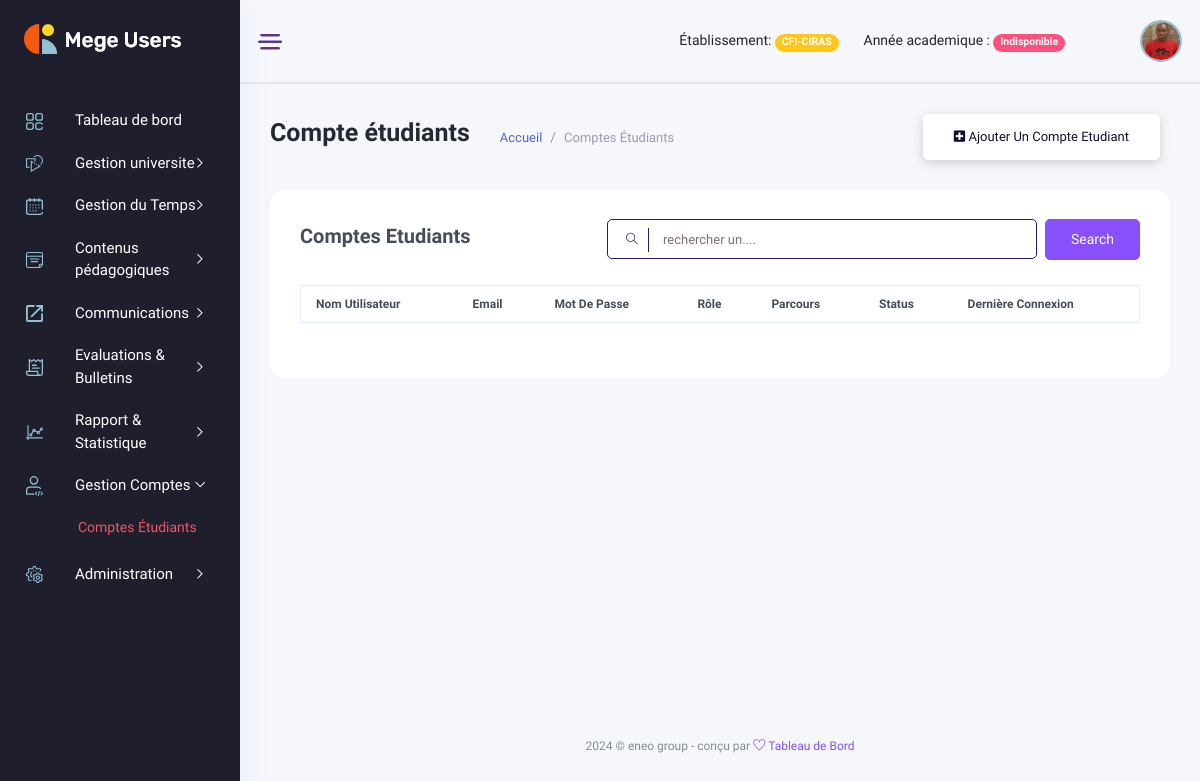
Page /manager_dashboard/comptes/compte_etudiants/ (signed in) on the earlier database version.
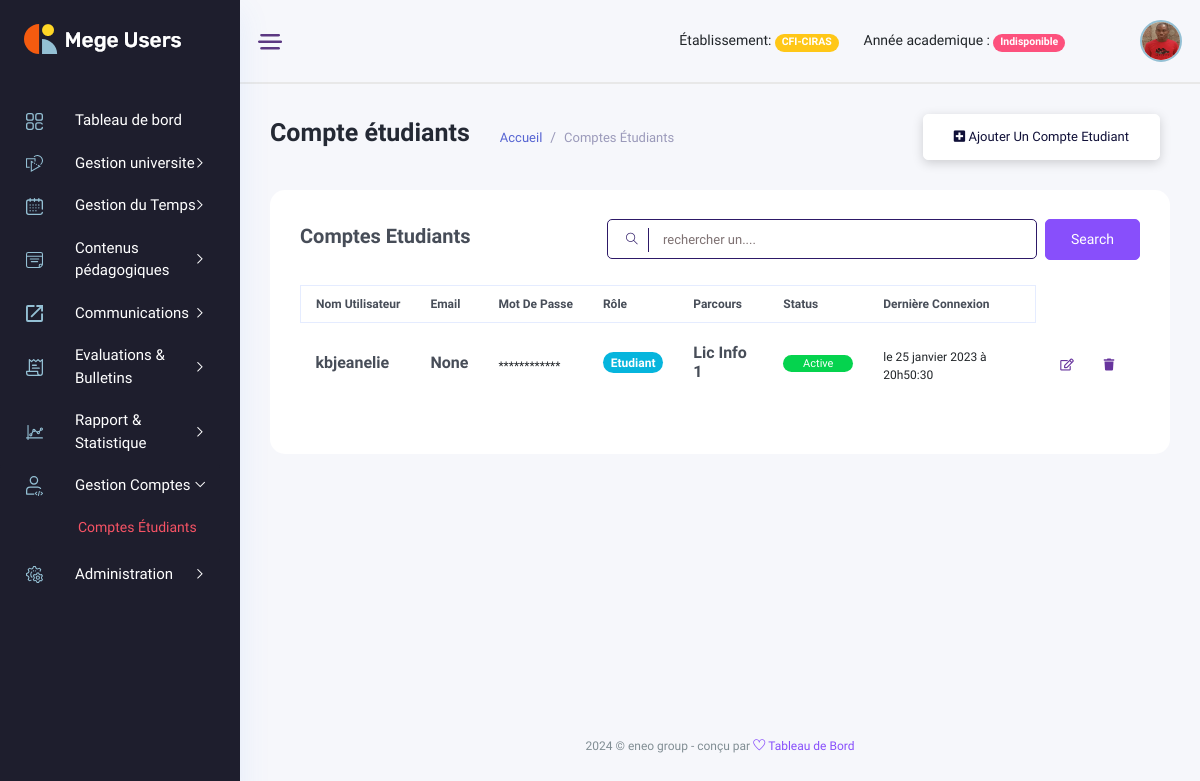
Same page on the later database version.
### backend/models/user_account.py (models this page shows, shortened)
class User(AbstractBaseUser, PermissionsMixin):
    school = models.ForeignKey(Etablishment, on_delete=models.CASCADE, null=True, blank=True)
    username = models.CharField(max_length=255, unique=True,)
    student = models.OneToOneField(Student, unique=True, on_delete=models.SET_NULL, null=True, blank=True)
    teacher = models.OneToOneField(Teacher, unique=True, on_delete=models.SET_NULL, null=True, blank=True)
    management_profil = models.OneToOneField(ManagementProfil, unique=True, on_delete=models.CASCADE, null=True, blank=True)
    is_active = models.BooleanField(default=True)
    is_admin = models.BooleanField(default=False)
    is_admin_school = models.BooleanField(default=False)
    is_manager = models.BooleanField(default=False)
    is_accountant = models.BooleanField(default=False)
    is_student = models.BooleanField(default=False)
    is_teacher = models.BooleanField(default=False)
    created_at = models.DateTimeField(auto_now_add=True)
    updated_at = models.DateTimeField(auto_now=True)
    objects = UserManager()
    USERNAME_FIELD = 'username'

### backend/models/gestion_ecole.py (models this page shows, shortened)
class Student(models.Model):
    registration_number = ShortUUID4Field()
    lastname = models.CharField(max_length=50, null=True, blank=True)
    firstname = models.CharField(max_length=50, null=True, blank=True)
    address = models.CharField(max_length=50, null=True, blank=True)
    tel = models.CharField(max_length=20, blank=True)
    city = models.CharField(max_length=17, choices=cities, blank=True)
    sex = models.CharField(max_length=10, choices=sexes, blank=True)
    email = models.CharField(max_length=120, unique=True, blank=True, null=True)
    bithday = models.DateField(null=True, blank=True)
    nationality = models.CharField(max_length=20, blank=True)
    blood_type = models.CharField(max_length=5, blank=True, null=True, choices=type_blood)
    birthday_place = models.CharField(max_length=100, blank=True, null=True)
    allergy = models.CharField(max_length=255, blank=True, null=True)
    picture = models.ImageField(upload_to="student_images", blank=True, null=True)
    status = models.BooleanField(default=False)
    is_valid = models.BooleanField(default=False)
    created_at = models.DateTimeField(auto_now_add=True, null=True)
    updated_at = models.DateTimeField(auto_now=True, null=True)

### manager_dashboard/views/comptes_view.py (the view, shortened to what this page needs)
class ListAllStudentAccount(View):
    template = "manager_dashboard/comptes/compte_etudiant.html"
    def dispatch(self,request, *args, **kwargs):
        if not request.user.is_authenticated:
            return redirect('backend:login')
        if request.user.is_manager:
            return super().dispatch(request, *args, **kwargs)
        return redirect('backend:logout')
    def get(self, request, *args, **kwargs):
        students_account = User.objects.filter(is_student=True, school=request.user.school)
        context_object = {'students_account': students_account}
        return render(request, template_name=self.template, context=context_object)

### manager_dashboard/templates/manager_dashboard/comptes/compte_etudiant.html (shortened to what the changed rows need)
{% extends '../base.html' %}
{% load static %}
{% block content %}
<div class="main_content_iner overly_inner ">
    <div class="container-fluid p-0 ">
        <div class="row">
            <div class="col-lg-12">
                <div class="white_card card_height_100 mb_30 pt-4">
                    <div class="white_card_body">
                        <div class="QA_section">
                            <div class="QA_table mb_30">
                                <table id="dataTable" class="table lms_table_active ">
                                    <thead>
                                        <tr>
                                            <th scope="col">Nom Utilisateur</th>
                                            <th scope="col">Email</th>
                                            <th scope="col">Mot de passe</th>
                                            <th scope="col">Rôle</th>
                                            <th scope="col">Parcours</th>
                                            <th scope="col">Status</th>
                                            <th scope="col">Dernière connexion</th>
                                        </tr>
                                    </thead>
                                    <tbody id="elementList">
                                        {% for student_account in students_account %}
                                            <tr data-id="{{ student_account.id }}">
                                                <td>
                                                    <h6> {{ student_account.username }} </h6>
                                                </td>
                                                <td><h6> {{ student_account.student.email }} </h6></td>
                                                <td>************</td>
                                                <td><h6><span class="badge rounded-pill bg-info">Etudiant</span></h6></td>
                                                <td><h6>Lic Info 1</h6></td>
                                                <td><h6> <a class="status_btn">Active</a> </h6></td>
                                                <td>le 25 janvier 2023 à 20h50:30</td>
                                                <td>
                                                    <div class="action_btns d-flex">
                                                        <a href='{% url "manager_dashboard:edit_student_account" student_account.id %}' class="action_btn mr_10"> <i class="far fa-edit"></i> </a>
                                                        <a href="#" onclick="deleteStudentAccount({{student_account.id}})" class="action_btn"> <i class="fas fa-trash"></i> </a>
                                                    </div>
                                                </td>
                                            </tr>
                                        {% endfor %}
                                    </tbody>
                                </table>
                            </div>
                        </div>
                    </div>
                </div>
            </div>
        </div>
    </div>
</div>
{% endblock content %}

Differences in the rows shown:
added User: username "kbjeanelie", student.email "None"
